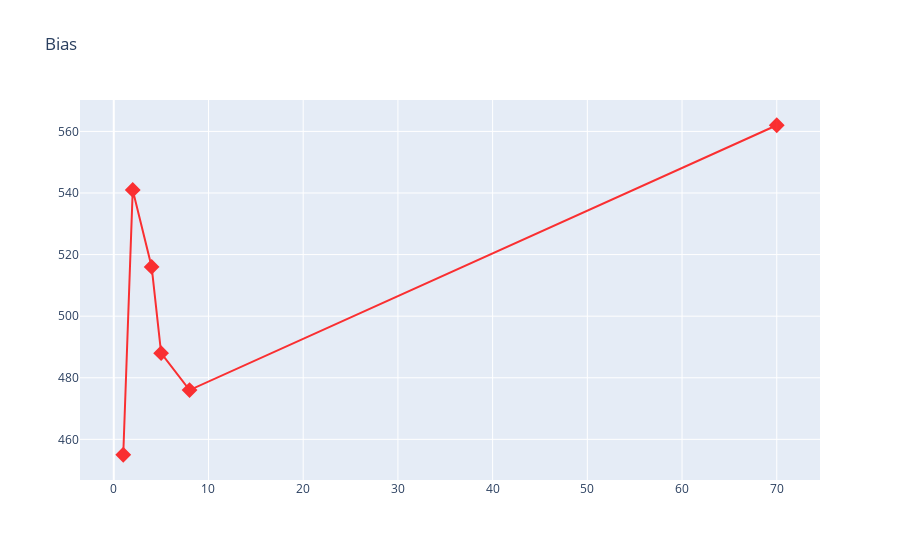

The notebook cell this image was saved under:
### Markdown cell above
# 17.2 Plotting Bias

### Code cell
plt.figure(figsize = (10,10))
Bias=go.Scatter(x = df_metrics['Degree'],y = df_metrics['Bias'],name = 'Bias',
                line=dict(color = 'red',width =2),opacity = 0.8,
                marker=dict(color = 'red',size = 10,symbol = 'diamond',line = dict(color = 'red',width =2)))

layout2 = dict(title = 'Bias',)
fig=dict(data = [Bias],layout = layout2)
iplot(fig)

### Figure 1 — Plotly figure (JSON) as saved in the notebook; plotly's stock layout.template omitted (floating-point values rounded to 4 significant figures)
{"data": [{"line": {"color": "red", "width": 2}, "marker": {"color": "red", "line": {"color": "red", "width": 2}, "size": 10, "symbol": "diamond"}, "name": "Bias", "opacity": 0.8, "type": "scatter", "x": [1, 2, 4, 5, 8, 70], "y": [455, 541, 516, 488, 476, 562]}], "layout": {"title": {"text": "Bias"}}}
